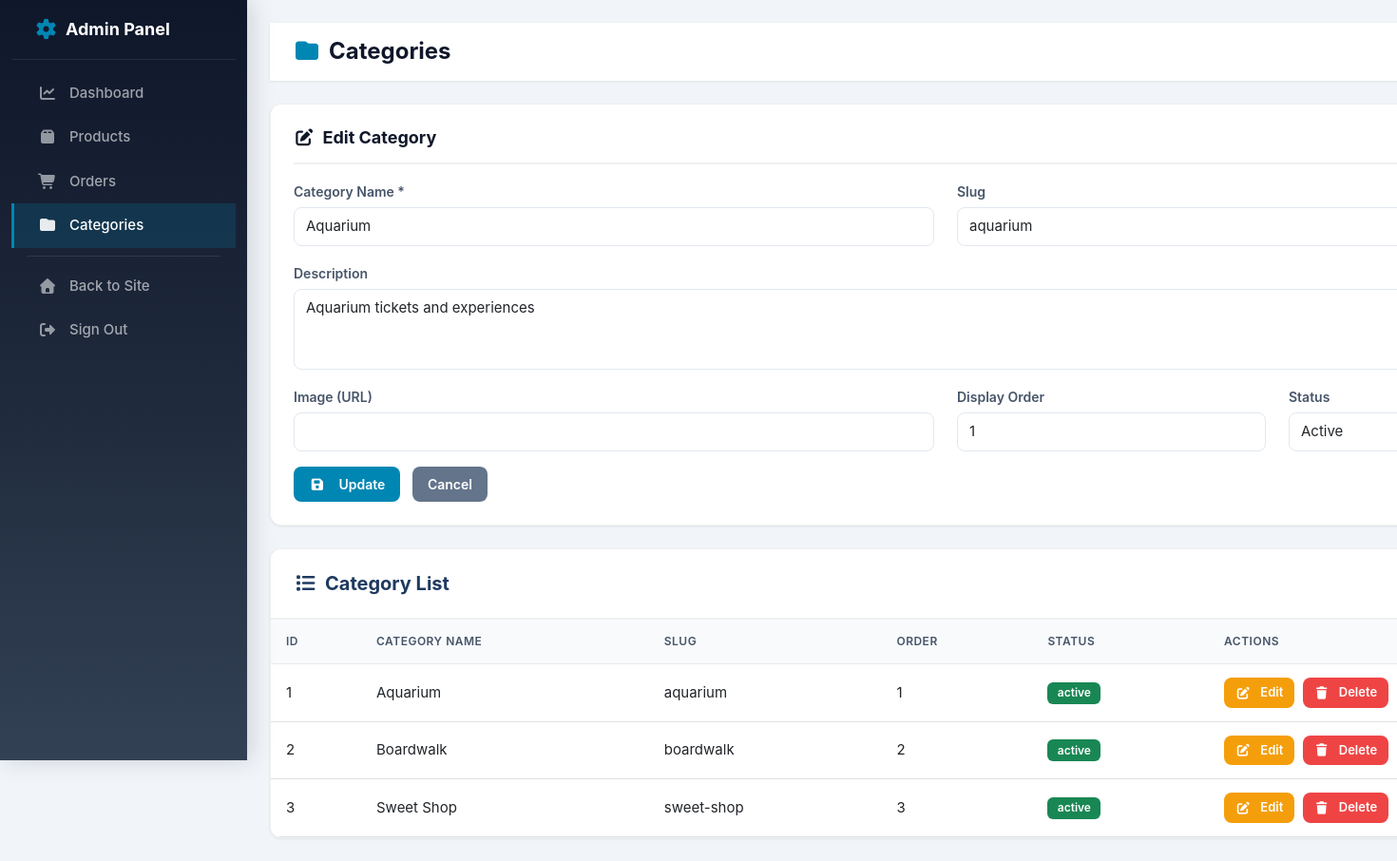
Screenshot of /admin/categories.php?edit=1 (signed in) with the database file from the repository.
### tables this page shows
CREATE TABLE IF NOT EXISTS `categories` (
  `category_id` INT(11) NOT NULL AUTO_INCREMENT,
  `category_name` VARCHAR(100) NOT NULL,
  `slug` VARCHAR(100) NOT NULL UNIQUE,
  `description` TEXT DEFAULT NULL,
  `image` VARCHAR(255) DEFAULT NULL,
  `display_order` INT(11) DEFAULT 0,
  `status` ENUM('active', 'inactive') DEFAULT 'active',
  `created_at` TIMESTAMP DEFAULT CURRENT_TIMESTAMP,
  `updated_at` TIMESTAMP DEFAULT CURRENT_TIMESTAMP ON UPDATE CURRENT_TIMESTAMP,
  PRIMARY KEY (`category_id`),
  INDEX `idx_slug` (`slug`),
  INDEX `idx_status` (`status`)
);

### admin/categories.php (the view, shortened to what this page needs)
<?php
$conn = getDBConnection();
$result = $conn->query("SELECT * FROM categories ORDER BY display_order ASC, category_name ASC");
$categories = [];
while ($row = $result->fetch_assoc()) {
    $categories[] = $row;
}
$edit_category = null;
if (isset($_GET['edit'])) {
    foreach ($categories as $cat) {
        if ($cat['category_id'] == intval($_GET['edit'])) {
            $edit_category = $cat;
            break;
        }
    }
}
?>
<!DOCTYPE html>
<html lang="en">
<head>
    <link href="https://cdn.jsdelivr.net/npm/bootstrap@5.3.0/dist/css/bootstrap.min.css" rel="stylesheet">
    <link rel="stylesheet" href="https://cdnjs.cloudflare.com/ajax/libs/font-awesome/7.0.1/css/all.min.css">
    <link rel="stylesheet" href="../css/variables.css">
    <link rel="stylesheet" href="../css/admin.css">
</head>
<body class="admin-page">
    <div class="container-fluid">
        <div class="row">
            <?php include 'includes/sidebar.php'; ?>
            <div class="admin-content">
                <div class="admin-header">
                    <h2><i class="fa-solid fa-folder"></i> Categories</h2>
                </div>
                <div class="admin-form-card mb-4">
                    <div class="card-header">
                        <h5><i class="fa-solid fa-<?php echo $edit_category ? 'edit' : 'plus'; ?> me-2"></i><?php echo $edit_category ? 'Edit Category' : 'Add New Category'; ?></h5>
                    </div>
                    <div>
                        <form method="POST">
                            <div class="row">
                                <div class="col-md-6 mb-3">
                                    <label class="form-label">Category Name *</label>
                                    <input type="text" class="form-control" name="category_name" value="<?php echo $edit_category ? htmlspecialchars($edit_category['category_name']) : ''; ?>" required>
                                </div>
                                <div class="col-md-6 mb-3">
                                    <label class="form-label">Slug</label>
                                    <input type="text" class="form-control" name="slug" value="<?php echo $edit_category ? htmlspecialchars($edit_category['slug']) : ''; ?>">
                                </div>
                            </div>
                            <div class="mb-3">
                                <label class="form-label">Description</label>
                                <textarea class="form-control" name="description" rows="3"><?php echo $edit_category ? htmlspecialchars($edit_category['description']) : ''; ?></textarea>
                            </div>
                            <div class="row">
                                <div class="col-md-6 mb-3">
                                    <label class="form-label">Image (URL)</label>
                                    <input type="text" class="form-control" name="image" value="<?php echo $edit_category ? htmlspecialchars($edit_category['image']) : ''; ?>">
                                </div>
                                <div class="col-md-3 mb-3">
                                    <label class="form-label">Display Order</label>
                                    <input type="number" class="form-control" name="display_order" value="<?php echo $edit_category ? $edit_category['display_order'] : '0'; ?>">
                                </div>
                                <div class="col-md-3 mb-3">
                                    <label class="form-label">Status</label>
                                    <select class="form-select" name="status">
                                        <option value="active" <?php echo ($edit_category && $edit_category['status'] == 'active') ? 'selected' : ''; ?>>Active</option>
                                    </select>
                                </div>
                            </div>
                            <button type="submit" name="<?php echo $edit_category ? 'update_category' : 'add_category'; ?>" class="admin-btn admin-btn-primary">
                                <i class="fa-solid fa-<?php echo $edit_category ? 'save' : 'plus'; ?> me-2"></i><?php echo $edit_category ? 'Update' : 'Add New'; ?>
                            </button>
                            <?php if ($edit_category): ?>
                                <a href="categories.php" class="admin-btn admin-btn-secondary ms-2">Cancel</a>
                            <?php endif; ?>
                        </form>
                    </div>
                </div>
                <div class="admin-table">
                    <div class="card-header" style="padding: 1.5rem; background: white; border-bottom: 2px solid #f0f0f0;">
                        <h5 style="margin: 0; font-weight: 700; color: #1e3a5f;">
                            <i class="fa-solid fa-list me-2"></i>Category List
                        </h5>
                    </div>
                    <div class="table-responsive">
                        <table class="table">
                                <thead>
                                    <tr>
                                        <th>ID</th>
                                        <th>Category Name</th>
                                        <th>Slug</th>
                                        <th>Order</th>
                                        <th>Status</th>
                                        <th>Actions</th>
                                    </tr>
                                </thead>
                                <tbody>
                                    <?php foreach ($categories as $category): ?>
                                        <tr>
                                            <td><?php echo $category['category_id']; ?></td>
                                            <td><?php echo htmlspecialchars($category['category_name']); ?></td>
                                            <td><?php echo htmlspecialchars($category['slug']); ?></td>
                                            <td><?php echo $category['display_order']; ?></td>
                                            <td>
                                                <span class="badge bg-<?php echo $category['status'] == 'active' ? 'success' : 'secondary'; ?>">
                                                    <?php echo $category['status']; ?>
                                                </span>
                                            </td>
                                            <td>
                                                <a href="?edit=<?php echo $category['category_id']; ?>" class="admin-btn admin-btn-warning admin-btn-sm">
                                                    <i class="fa-solid fa-edit me-1"></i>Edit
                                                </a>
                                                <form method="POST" style="display:inline;" onsubmit="return confirm('Are you sure you want to delete?');">
                                                    <button type="submit" name="delete_category" class="admin-btn admin-btn-danger admin-btn-sm ms-1">
                                                        <i class="fa-solid fa-trash me-1"></i>Delete
                                                    </button>
                                                </form>
                                            </td>
                                        </tr>
                                    <?php endforeach; ?>
                                </tbody>
                            </table>
                        </div>
                    </div>
                </div>
            </div>
        </div>
</body>
</html>

### css/variables.css (style rules this page uses)
:root { --font-family-primary: 'Source Sans 3', -apple-system, BlinkMacSystemFont, 'Segoe UI', sans-serif; --font-family-heading: 'Poppins', -apple-system, BlinkMacSystemFont, 'Segoe UI', sans-serif; --font-weight-light: 300; --font-weight-normal: 400; --font-weight-medium: 500; --font-weight-semibold: 600; --font-weight-bold: 700; --font-weight-extrabold: 800; --font-size-xs: 0.75rem; --font-size-sm: 0.875rem; --font-size-base: 1rem; --font-size-lg: 1.125rem; --font-size-xl: 1.25rem; --font-size-2xl: 1.5rem; --font-size-3xl: 1.875rem; --font-size-4xl: 2.25rem; --font-size-5xl: 3rem; --font-size-6xl: 3.75rem; --line-height-tight: 1.2; --line-height-normal: 1.5; --line-height-relaxed: 1.75; --line-height-loose: 2; --letter-spacing-tight: -0.025em; --letter-spacing-normal: 0; --letter-spacing-wide: 0.025em; --letter-spacing-wider: 0.05em; --letter-spacing-widest: 0.1em; --primary-color: #004b8d; --primary-dark: #003366; --primary-light: #0066cc; --secondary-color: #0086b3; --secondary-dark: #006b8f; --secondary-light: #00a3d9; --accent-color: #6bb4b3; --text-primary: #1a1a1a; --text-secondary: #4a4a4a; --text-muted: #6c757d; --text-light: #999999; --text-white: #ffffff; --text-dark: #1a1a1a; --aqua-color: #0086b3; --aqua-dark: #006b8f; --aqua-light: #00a3d9; --pink-color: #e8477b; --sweet-shop-red: #dc3545; --boardwalk-yellow: #FFD700; --bg-white: #ffffff; --bg-light: #f8f9fa; --bg-lighter: #fafbfc; --bg-dark: #1a1a1a; --facebook-color: #1877F2; --instagram-color: #E4405F; --twitter-color: #1DA1F2; --youtube-color: #FF0000; --spacing-xs: 0.25rem; --spacing-sm: 0.5rem; --spacing-md: 1rem; --spacing-lg: 1.5rem; --spacing-xl: 2rem; --spacing-2xl: 3rem; --spacing-3xl: 4rem; --spacing-4xl: 5rem; --transition-fast: 0.15s cubic-bezier(0.4, 0, 0.2, 1); --transition-base: 0.3s cubic-bezier(0.4, 0, 0.2, 1); --transition-slow: 0.5s cubic-bezier(0.4, 0, 0.2, 1); --transition-bezier: 0.3s cubic-bezier(0.4, 0, 0.2, 1); --transition-spring: 0.4s cubic-bezier(0.68, -0.55, 0.265, 1.55); --shadow-xs: 0 1px 2px 0 rgba(0, 0, 0, 0.05); --shadow-sm: 0 2px 4px 0 rgba(0, 0, 0, 0.06), 0 1px 2px 0 rgba(0, 0, 0, 0.03); --shadow-md: 0 4px 6px -1px rgba(0, 0, 0, 0.1), 0 2px 4px -1px rgba(0, 0, 0, 0.06); --shadow-lg: 0 10px 15px -3px rgba(0, 0, 0, 0.1), 0 4px 6px -2px rgba(0, 0, 0, 0.05); --shadow-xl: 0 20px 25px -5px rgba(0, 0, 0, 0.1), 0 10px 10px -5px rgba(0, 0, 0, 0.04); --shadow-2xl: 0 25px 50px -12px rgba(0, 0, 0, 0.25); --shadow-inner: inset 0 2px 4px 0 rgba(0, 0, 0, 0.06); --shadow-header: 0 2px 10px rgba(0, 0, 0, 0.05); --shadow-colored: 0 10px 30px rgba(0, 134, 179, 0.2); --radius-xs: 2px; --radius-sm: 4px; --radius-md: 6px; --radius-lg: 8px; --radius-xl: 12px; --radius-2xl: 16px; --radius-full: 9999px; --gradient-primary: linear-gradient(135deg, #004e92 0%, #0086b3 100%); --gradient-hero: linear-gradient(135deg, rgba(0, 78, 146, 0.4) 0%, rgba(0, 4, 40, 0.5) 100%); --gradient-overlay: linear-gradient(180deg, rgba(0, 0, 0, 0) 0%, rgba(0, 0, 0, 0.3) 100%); --z-dropdown: 1000; --z-sticky: 1020; --z-fixed: 1030; --z-modal-backdrop: 1040; --z-modal: 1050; --z-popover: 1060; --z-tooltip: 1070; }

### rows the page displays
categories: category_name "Aquarium", slug "aquarium", description "Aquarium tickets and experiences", display_order "1", status "Active", category_id "1", status "active"
categories: category_id "2", category_name "Boardwalk", slug "boardwalk", display_order "2", status "active"
categories: category_id "3", category_name "Sweet Shop", slug "sweet-shop", display_order "3", status "active"
